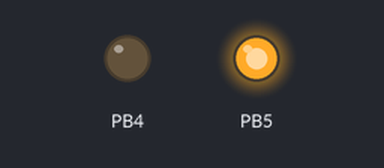
Recording of a program running on a simulated ATmega328P, built with avr-gcc and emulated at 16 MHz. Shown: output pins drawn as LEDs (lit = HIGH).

Above: at 0.5 s.
At 2.5 s:
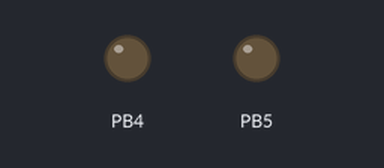
At 4.5 s:
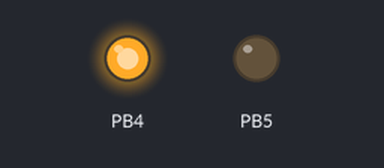
Timing chart, 0 to 6.5 s (numbered marks = the images above):
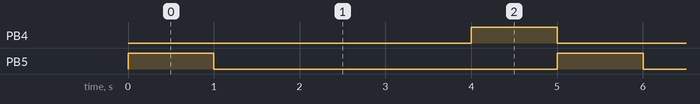

The program:

main.c
```c
#define F_CPU 16000000UL
#include <avr/io.h>
#include <util/delay.h>
void delay_ms_variable(int p) {
	while (p--) {
		_delay_ms(1); // Each iteration delays 1 ms
	}
}


void CW(int p) {
	PORTB |= (1 << PORTB5);
	PORTB &= ~(1 << PORTB4);
delay_ms_variable(p);

}

void STOP(int p) {
	PORTB &= ~(1 << PORTB5);
	PORTB &= ~(1 << PORTB4);
	delay_ms_variable(p);

}

void ACW(int p) {
	PORTB |= (1 << PORTB4);
	PORTB &= ~(1 << PORTB5);
	delay_ms_variable(p);

}

int main(void)
{
	DDRB |= (1 << DDB5); // Set PB5 as output
	DDRB |= (1 << DDB4); // Set PB4 as output

	while (1)
	{
		CW(1000);     // Clockwise for 1 sec
		STOP(3000);   // Stop for 5 sec
		ACW(1000);    // Anti-clockwise for 1 sec

	}
}
```

Measured:
- by itself, PB4, PB5: alternates HIGH for 1.0 s and LOW for 4.0 s
- by itself, everything shown: repeats every 5.0 s, in 3 steps
